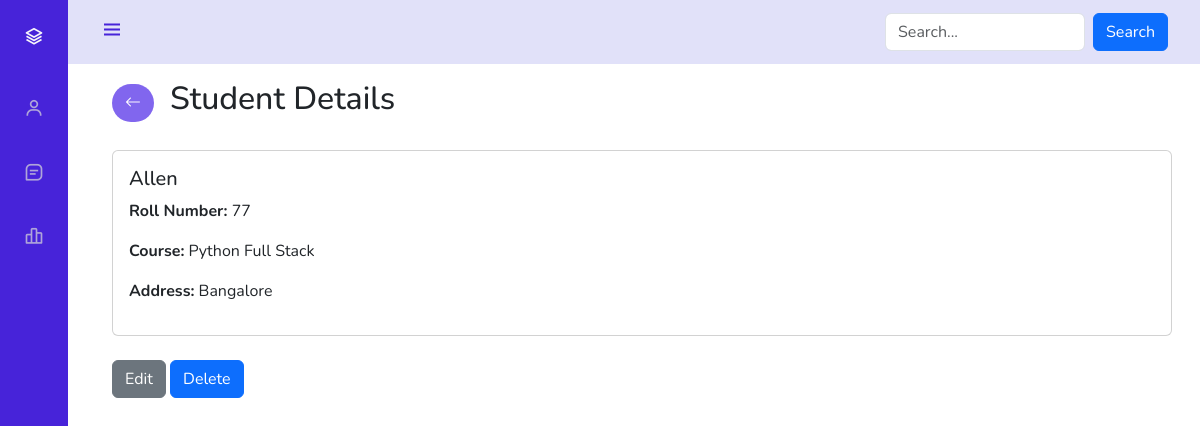
Page /details/16 on the committed database.
### student/models.py (models this page shows)
class Student(models.Model):
    name = models.CharField(max_length=100)
    roll = models.IntegerField()
    course = models.CharField(max_length=150)
    address = models.TextField()

### student/views.py (the view)
# urls.py: path('details/<int:pk>',views.details, name='details'),
def details(request, pk):
    stu = Student.objects.get(id=pk)
    return render(request, 'details.html', {'student':stu})

### student/templates/details.html
{% extends 'main.html' %}
{% block content %}
<div class="container mt-5">
    <div class="d-flex align-items-center mb-4">
        <a href="javascript:history.back()" class="btn btn-link me-3 back">
            <i class="bi bi-arrow-left"></i>
        </a>
        <h2>Student Details</h2>
    </div>
    <div class="card">
        <div class="card-body">
            <h5 class="card-title">{{ student.name }}</h5>
            <p><strong>Roll Number:</strong> {{ student.roll }}</p>
            <p><strong>Course:</strong> {{ student.course }}</p>
            <p><strong>Address:</strong> {{ student.address }}</p>
        </div>
    </div>
    <div class="mt-4">
        <a href="{% url 'update' student.id %}" class="btn btn-secondary">Edit</a>
        <a href="{% url 'delete' student.id %}" class="btn btn-primary">Delete</a>
    </div>
</div>
{% endblock content %}

### student/templates/main.html (style rules this page uses)
:root { --header-height: 3rem;--nav-width: 68px;--first-color: #4723D9;--first-color-light: #AFA5D9;--white-color: #F7F6FB;--body-font: 'Nunito', sans-serif;--normal-font-size: 1rem;--z-fixed: 100 }
*,::before,::after { box-sizing: border-box }
body { position: relative;margin: var(--header-height) 0 0 0;padding: 0 1rem;font-family: var(--body-font);font-size: var(--normal-font-size);transition: .5s }
a { text-decoration: none }
@media screen and (min-width: 768px) { body { margin: calc(var(--header-height) + 1rem) 0 0 0;padding-left: calc(var(--nav-width) + 2rem) } }
.back { background-color: #8166ee; color: white; border-radius: 50px; }

### rows in the picture
Student: name "Allen", roll "77", course "Python Full Stack", address "Bangalore"
